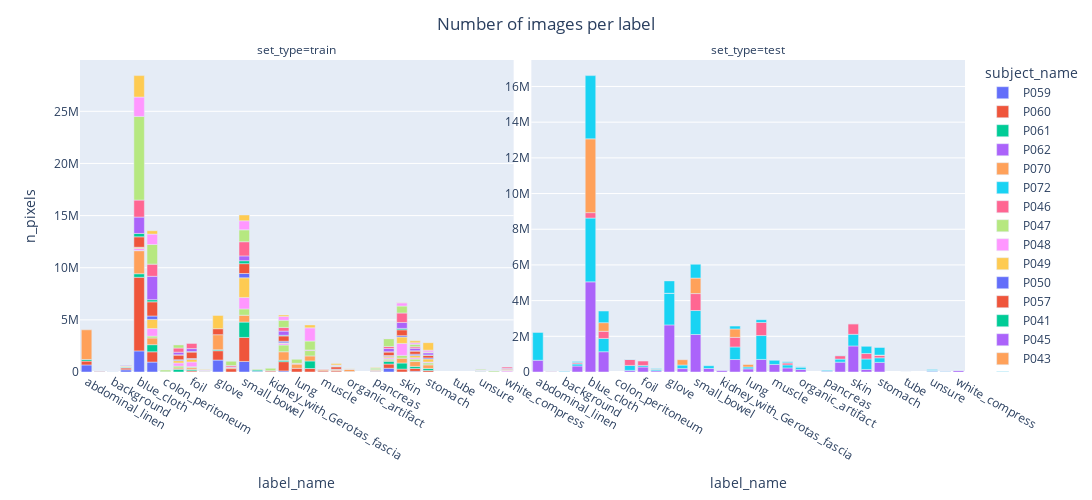

The notebook cell saved with this chart:
### Code cell
fig = px.bar(df_images, x="label_name", y="n_pixels", color="subject_name", facet_col="set_type")
fig.update_layout(title_text="Number of images per label", title_x=0.5)
fig.layout.xaxis.categoryorder = "array"
fig.layout.xaxis.categoryarray = sorted_labels
fig.layout.height = 500
fig.layout.width = 2000
fig.update_yaxes(matches=None, showticklabels=True)
fig.show()

### Figure 1 — Plotly figure (JSON) as saved in the notebook; plotly's stock layout.template omitted (floating-point values rounded to 4 significant figures)
{"data": [{"alignmentgroup": "True", "hovertemplate": "subject_name=P059<br>set_type=train<br>label_name=%{x}<br>n_pixels=%{y}<extra></extra>", "legendgroup": "P059", "marker": {"color": "#636efa", "pattern": {"shape": ""}}, "name": "P059", "offsetgroup": "P059", "orientation": "v", "showlegend": true, "textposition": "auto", "type": "bar", "x": ["abdominal_linen", "bladder", "blue_cloth", "colon", "foil", "gallbladder", "glove", "small_bowel", "kidney", "kidney_with_Gerotas_fascia", "liver", "omentum", "organic_artifact", "pancreas", "peritoneum", "skin", "spleen", "stomach", "unsure", "major_vein"], "xaxis": "x", "y": [678833, 210231, 2024534, 950981, 7287, 23499, 1143977, 1012785, 69585, 34067, 104458, 8757, 2285, 46524, 355550, 624, 63109, 3531, 12985, 4798], "yaxis": "y"}, {"alignmentgroup": "True", "hovertemplate": "subject_name=P060<br>set_type=train<br>label_name=%{x}<br>n_pixels=%{y}<extra></extra>", "legendgroup": "P060", "marker": {"color": "#EF553B", "pattern": {"shape": ""}}, "name": "P060", "offsetgroup": "P060", "orientation": "v", "showlegend": true, "textposition": "auto", "type": "bar", "x": ["abdominal_linen", "bladder", "blue_cloth", "colon", "fat", "foil", "gallbladder", "glove", "heart", "small_bowel", "kidney_with_Gerotas_fascia", "liver", "lung", "metal", "muscle", "omentum", "organic_artifact", "pancreas", "peritoneum", "skin", "spleen", "stomach", "unsure", "major_vein", "white_compress"], "xaxis": "x", "y": [365393, 173954, 7059998, 986773, 1537, 102112, 24148, 897954, 322532, 2302419, 90180, 887503, 350135, 334018, 116821, 117195, 44236, 56213, 406678, 277007, 278381, 144422, 10337, 2351, 7703], "yaxis": "y"}, {"alignmentgroup": "True", "hovertemplate": "subject_name=P061<br>set_type=train<br>label_name=%{x}<br>n_pixels=%{y}<extra></extra>", "legendgroup": "P061", "marker": {"color": "#00cc96", "pattern": {"shape": ""}}, "name": "P061", "offsetgroup": "P061", "orientation": "v", "showlegend": true, "textposition": "auto", "type": "bar", "x": ["abdominal_linen", "anorganic_artifact", "background", "bladder", "blue_cloth", "colon", "colon_peritoneum", "fat", "foil", "glove", "small_bowel", "kidney", "liver", "metal", "muscle", "omentum", "organic_artifact", "pancreas", "peritoneum", "skin", "spleen", "stomach", "unsure"], "xaxis": "x", "y": [157270, 2948, 5599, 89356, 339904, 684132, 28425, 258409, 132252, 85601, 1469287, 118566, 123374, 724254, 3343, 2895, 2603, 5284, 265394, 584610, 193362, 193472, 59260], "yaxis": "y"}, {"alignmentgroup": "True", "hovertemplate": "subject_name=P062<br>set_type=test<br>label_name=%{x}<br>n_pixels=%{y}<extra></extra>", "legendgroup": "P062", "marker": {"color": "#ab63fa", "pattern": {"shape": ""}}, "name": "P062", "offsetgroup": "P062", "orientation": "v", "showlegend": true, "textposition": "auto", "type": "bar", "x": ["abdominal_linen", "anorganic_artifact", "background", "bladder", "blue_cloth", "colon", "fat", "foil", "gallbladder", "glove", "heart", "small_bowel", "kidney", "kidney_with_Gerotas_fascia", "liver", "lung", "metal", "muscle", "omentum", "organic_artifact", "pancreas", "peritoneum", "skin", "spleen", "stomach", "unsure", "major_vein", "white_compress"], "xaxis": "x2", "y": [657982, 7563, 12390, 336663, 5050683, 1136697, 90631, 279911, 67899, 2639298, 191815, 2101479, 196544, 97186, 699356, 176447, 703490, 422701, 228996, 143841, 37760, 553096, 1460324, 141409, 537690, 36391, 28751, 87807], "yaxis": "y2"}, {"alignmentgroup": "True", "hovertemplate": "subject_name=P070<br>set_type=train<br>label_name=%{x}<br>n_pixels=%{y}<extra></extra>", "legendgroup": "P070", "marker": {"color": "#FFA15A", "pattern": {"shape": ""}}, "name": "P070", "offsetgroup": "P070", "orientation": "v", "showlegend": true, "textposition": "auto", "type": "bar", "x": ["abdominal_linen", "anorganic_artifact", "background", "blue_cloth", "colon", "fat", "foil", "gallbladder", "glove", "heart", "small_bowel", "liver", "lung", "metal", "muscle", "omentum", "organic_artifact", "pancreas", "peritoneum", "skin", "spleen", "stomach", "unsure", "white_compress"], "xaxis": "x", "y": [2841489, 30213, 11989, 2212111, 641258, 126082, 165918, 58813, 1448867, 105777, 658984, 825279, 409972, 486042, 135603, 92771, 241699, 75801, 109930, 464317, 466637, 342457, 18303, 10488], "yaxis": "y"}, {"alignmentgroup": "True", "hovertemplate": "subject_name=P072<br>set_type=test<br>label_name=%{x}<br>n_pixels=%{y}<extra></extra>", "legendgroup": "P072", "marker": {"color": "#19d3f3", "pattern": {"shape": ""}}, "name": "P072", "offsetgroup": "P072", "orientation": "v", "showlegend": true, "textposition": "auto", "type": "bar", "x": ["abdominal_linen", "anorganic_artifact", "background", "bladder", "blue_cloth", "colon", "fat", "foil", "gallbladder", "glove", "heart", "small_bowel", "kidney", "kidney_with_Gerotas_fascia", "liver", "lung", "metal", "muscle", "omentum", "organic_artifact", "pancreas", "peritoneum", "skin", "spleen", "stomach", "tube", "unsure", "major_vein", "white_compress"], "xaxis": "x2", "y": [1561436, 11088, 37808, 110850, 3575825, 744040, 278154, 87720, 90647, 1768989, 198662, 1343896, 155822, 5940, 704002, 106008, 1339130, 228905, 169241, 138764, 35718, 168458, 650075, 590553, 259481, 1715, 56941, 17158, 1374], "yaxis": "y2"}, {"alignmentgroup": "True", "hovertemplate": "subject_name=P046<br>set_type=test<br>label_name=%{x}<br>n_pixels=%{y}<extra></extra>", "legendgroup": "P046", "marker": {"color": "#FF6692", "pattern": {"shape": ""}}, "name": "P046", "offsetgroup": "P046", "orientation": "v", "showlegend": true, "textposition": "auto", "type": "bar", "x": ["anorganic_artifact", "background", "bladder", "blue_cloth", "colon", "fat", "foil", "glove", "small_bowel", "liver", "metal", "omentum", "organic_artifact", "peritoneum", "skin", "spleen", "stomach", "unsure"], "xaxis": "x2", "y": [8156, 5032, 67026, 304174, 397693, 335039, 243011, 3160, 948669, 537597, 731227, 115578, 1485, 191527, 592433, 303167, 128055, 2171], "yaxis": "y2"}, {"alignmentgroup": "True", "hovertemplate": "subject_name=P047<br>set_type=train<br>label_name=%{x}<br>n_pixels=%{y}<extra></extra>", "legendgroup": "P047", "marker": {"color": "#B6E880", "pattern": {"shape": ""}}, "name": "P047", "offsetgroup": "P047", "orientation": "v", "showlegend": true, "textposition": "auto", "type": "bar", "x": ["anorganic_artifact", "background", "bladder", "blue_cloth", "colon", "fat", "foil", "gallbladder", "small_bowel", "liver", "metal", "omentum", "organic_artifact", "peritoneum", "skin", "spleen", "stomach", "unsure", "white_compress"], "xaxis": "x", "y": [1167, 10181, 5821, 10795, 178941, 180379, 98175, 8943, 608238, 648589, 511090, 7214, 102, 102455, 264457, 234115, 192707, 3748, 4883], "yaxis": "y"}, {"alignmentgroup": "True", "hovertemplate": "subject_name=P048<br>set_type=train<br>label_name=%{x}<br>n_pixels=%{y}<extra></extra>", "legendgroup": "P048", "marker": {"color": "#FF97FF", "pattern": {"shape": ""}}, "name": "P048", "offsetgroup": "P048", "orientation": "v", "showlegend": true, "textposition": "auto", "type": "bar", "x": ["anorganic_artifact", "background", "bladder", "blue_cloth", "colon", "fat", "foil", "gallbladder", "small_bowel", "liver", "organic_artifact", "peritoneum", "skin", "spleen", "stomach", "unsure", "white_compress"], "xaxis": "x", "y": [9298, 32329, 18265, 192625, 723007, 298978, 457930, 6968, 1098350, 162242, 20445, 122116, 1148459, 126028, 77340, 1179, 112441], "yaxis": "y"}, {"alignmentgroup": "True", "hovertemplate": "subject_name=P049<br>set_type=train<br>label_name=%{x}<br>n_pixels=%{y}<extra></extra>", "legendgroup": "P049", "marker": {"color": "#FECB52", "pattern": {"shape": ""}}, "name": "P049", "offsetgroup": "P049", "orientation": "v", "showlegend": true, "textposition": "auto", "type": "bar", "x": ["anorganic_artifact", "bladder", "blue_cloth", "colon", "fat", "foil", "small_bowel", "liver", "organic_artifact", "peritoneum", "skin", "spleen", "stomach", "unsure", "white_compress"], "xaxis": "x", "y": [5425, 75443, 120217, 874958, 226438, 260325, 1885292, 46323, 84, 159060, 619214, 226178, 302009, 43732, 70502], "yaxis": "y"}, {"alignmentgroup": "True", "hovertemplate": "subject_name=P050<br>set_type=train<br>label_name=%{x}<br>n_pixels=%{y}<extra></extra>", "legendgroup": "P050", "marker": {"color": "#636efa", "pattern": {"shape": ""}}, "name": "P050", "offsetgroup": "P050", "orientation": "v", "showlegend": true, "textposition": "auto", "type": "bar", "x": ["anorganic_artifact", "background", "blue_cloth", "colon", "fat", "foil", "gallbladder", "small_bowel", "liver", "omentum", "peritoneum", "skin", "spleen", "stomach", "unsure", "white_compress"], "xaxis": "x", "y": [17964, 5687, 1741, 330046, 86852, 68705, 2045, 409177, 150730, 37789, 58876, 128343, 119769, 97290, 1815, 19171], "yaxis": "y"}, {"alignmentgroup": "True", "hovertemplate": "subject_name=P057<br>set_type=train<br>label_name=%{x}<br>n_pixels=%{y}<extra></extra>", "legendgroup": "P057", "marker": {"color": "#EF553B", "pattern": {"shape": ""}}, "name": "P057", "offsetgroup": "P057", "orientation": "v", "showlegend": true, "textposition": "auto", "type": "bar", "x": ["anorganic_artifact", "background", "bladder", "blue_cloth", "colon", "fat", "foil", "gallbladder", "glove", "small_bowel", "liver", "omentum", "organic_artifact", "pancreas", "peritoneum", "skin", "spleen", "stomach", "unsure", "white_compress"], "xaxis": "x", "y": [24611, 860, 28528, 1000756, 1359127, 447201, 617667, 26134, 576188, 946920, 511849, 235274, 4865, 43528, 339157, 560401, 301207, 245768, 29485, 73274], "yaxis": "y"}, {"alignmentgroup": "True", "hovertemplate": "subject_name=P041<br>set_type=train<br>label_name=%{x}<br>n_pixels=%{y}<extra></extra>", "legendgroup": "P041", "marker": {"color": "#00cc96", "pattern": {"shape": ""}}, "name": "P041", "offsetgroup": "P041", "orientation": "v", "showlegend": true, "textposition": "auto", "type": "bar", "x": ["background", "bladder", "blue_cloth", "colon", "fat", "foil", "small_bowel", "liver", "metal", "omentum", "peritoneum", "skin", "spleen", "stomach", "unsure", "white_compress"], "xaxis": "x", "y": [3403, 20242, 322805, 207037, 23235, 48984, 280888, 61400, 5670, 22361, 28159, 134855, 26589, 38899, 823, 3450], "yaxis": "y"}, {"alignmentgroup": "True", "hovertemplate": "subject_name=P045<br>set_type=train<br>label_name=%{x}<br>n_pixels=%{y}<extra></extra>", "legendgroup": "P045", "marker": {"color": "#ab63fa", "pattern": {"shape": ""}}, "name": "P045", "offsetgroup": "P045", "orientation": "v", "showlegend": true, "textposition": "auto", "type": "bar", "x": ["background", "bladder", "blue_cloth", "colon", "fat", "foil", "heart", "small_bowel", "liver", "lung", "omentum", "peritoneum", "skin", "spleen", "stomach", "unsure", "white_compress"], "xaxis": "x", "y": [3806, 38390, 1571891, 2239734, 251939, 284147, 60691, 463297, 399507, 35707, 20999, 309644, 567739, 243444, 203890, 5530, 58045], "yaxis": "y"}, {"alignmentgroup": "True", "hovertemplate": "subject_name=P043<br>set_type=test<br>label_name=%{x}<br>n_pixels=%{y}<extra></extra>", "legendgroup": "P043", "marker": {"color": "#FFA15A", "pattern": {"shape": ""}}, "name": "P043", "offsetgroup": "P043", "orientation": "v", "showlegend": true, "textposition": "auto", "type": "bar", "x": ["bladder", "blue_cloth", "colon", "gallbladder", "heart", "small_bowel", "liver", "lung", "omentum", "stomach"], "xaxis": "x2", "y": [12084, 4134078, 485800, 15173, 299080, 868617, 472047, 138006, 5534, 20781], "yaxis": "y2"}, {"alignmentgroup": "True", "hovertemplate": "subject_name=P068<br>set_type=test<br>label_name=%{x}<br>n_pixels=%{y}<extra></extra>", "legendgroup": "P068", "marker": {"color": "#19d3f3", "pattern": {"shape": ""}}, "name": "P068", "offsetgroup": "P068", "orientation": "v", "showlegend": true, "textposition": "auto", "type": "bar", "x": ["bladder", "blue_cloth", "colon", "fat", "gallbladder", "glove", "small_bowel", "liver", "metal", "omentum", "organic_artifact", "pancreas", "peritoneum", "skin", "spleen", "stomach", "unsure"], "xaxis": "x2", "y": [61163, 3544839, 653212, 6169, 16101, 694343, 775833, 160268, 160161, 57922, 15267, 31731, 11092, 4549, 401571, 428975, 42404], "yaxis": "y2"}, {"alignmentgroup": "True", "hovertemplate": "subject_name=P044<br>set_type=train<br>label_name=%{x}<br>n_pixels=%{y}<extra></extra>", "legendgroup": "P044", "marker": {"color": "#FF6692", "pattern": {"shape": ""}}, "name": "P044", "offsetgroup": "P044", "orientation": "v", "showlegend": true, "textposition": "auto", "type": "bar", "x": ["blue_cloth", "colon", "fat", "foil", "heart", "small_bowel", "liver", "lung", "metal", "muscle", "omentum", "peritoneum", "skin", "spleen", "stomach", "white_compress"], "xaxis": "x", "y": [1629696, 1167445, 396217, 500179, 129031, 1356749, 354475, 35656, 52353, 20820, 11984, 191229, 908433, 142739, 52801, 115793], "yaxis": "y"}, {"alignmentgroup": "True", "hovertemplate": "subject_name=P058<br>set_type=train<br>label_name=%{x}<br>n_pixels=%{y}<extra></extra>", "legendgroup": "P058", "marker": {"color": "#B6E880", "pattern": {"shape": ""}}, "name": "P058", "offsetgroup": "P058", "orientation": "v", "showlegend": true, "textposition": "auto", "type": "bar", "x": ["blue_cloth", "colon", "colon_peritoneum", "fat", "heart", "small_bowel", "kidney", "kidney_with_Gerotas_fascia", "liver", "lung", "metal", "omentum", "pancreas", "peritoneum", "skin", "spleen", "stomach", "unsure", "major_vein"], "xaxis": "x", "y": [8020256, 1882029, 158035, 319913, 412418, 1139959, 82958, 232310, 688786, 384547, 857801, 67931, 145214, 749311, 667542, 246650, 33669, 111180, 81091], "yaxis": "y"}, {"alignmentgroup": "True", "hovertemplate": "subject_name=P069<br>set_type=train<br>label_name=%{x}<br>n_pixels=%{y}<extra></extra>", "legendgroup": "P069", "marker": {"color": "#FF97FF", "pattern": {"shape": ""}}, "name": "P069", "offsetgroup": "P069", "orientation": "v", "showlegend": true, "textposition": "auto", "type": "bar", "x": ["blue_cloth", "colon", "fat", "gallbladder", "small_bowel", "liver", "metal", "omentum", "peritoneum", "skin", "spleen", "stomach", "unsure"], "xaxis": "x", "y": [1861123, 996205, 38661, 50273, 868826, 364633, 1260341, 53971, 33859, 308041, 135865, 165472, 6730], "yaxis": "y"}, {"alignmentgroup": "True", "hovertemplate": "subject_name=P071<br>set_type=train<br>label_name=%{x}<br>n_pixels=%{y}<extra></extra>", "legendgroup": "P071", "marker": {"color": "#FECB52", "pattern": {"shape": ""}}, "name": "P071", "offsetgroup": "P071", "orientation": "v", "showlegend": true, "textposition": "auto", "type": "bar", "x": ["blue_cloth", "colon", "fat", "gallbladder", "glove", "small_bowel", "liver", "metal", "omentum", "organic_artifact", "pancreas", "peritoneum", "skin", "spleen", "stomach", "unsure"], "xaxis": "x", "y": [2054848, 325804, 8830, 27784, 1274933, 557684, 140376, 285584, 135377, 26788, 66985, 589, 23562, 182573, 719042, 6041], "yaxis": "y"}], "layout": {"annotations": [{"font": {}, "showarrow": false, "text": "set_type=train", "x": 0.245, "xanchor": "center", "xref": "paper", "y": 1, "yanchor": "bottom", "yref": "paper"}, {"font": {}, "showarrow": false, "text": "set_type=test", "x": 0.755, "xanchor": "center", "xref": "paper", "y": 1, "yanchor": "bottom", "yref": "paper"}], "barmode": "relative", "height": 500, "legend": {"title": {"text": "subject_name"}, "tracegroupgap": 0}, "margin": {"t": 60}, "title": {"text": "Number of images per label", "x": 0.5}, "width": 2000, "xaxis": {"anchor": "y", "categoryarray": ["abdominal_linen", "anorganic_artifact", "background", "bladder", "blue_cloth", "colon", "colon_peritoneum", "fat", "foil", "gallbladder", "glove", "heart", "small_bowel", "kidney", "kidney_with_Gerotas_fascia", "liver", "lung", "metal", "muscle", "omentum", "organic_artifact", "overlap", "pancreas", "peritoneum", "skin", "spleen", "stomach", "syringe", "tube", "unlabeled", "unsure", "major_vein", "white_compress"], "categoryorder": "array", "domain": [0, 0.49], "title": {"text": "label_name"}}, "xaxis2": {"anchor": "y2", "domain": [0.51, 1], "matches": "x", "title": {"text": "label_name"}}, "yaxis": {"anchor": "x", "domain": [0, 1], "showticklabels": true, "title": {"text": "n_pixels"}}, "yaxis2": {"anchor": "x2", "domain": [0, 1], "showticklabels": true}}}
